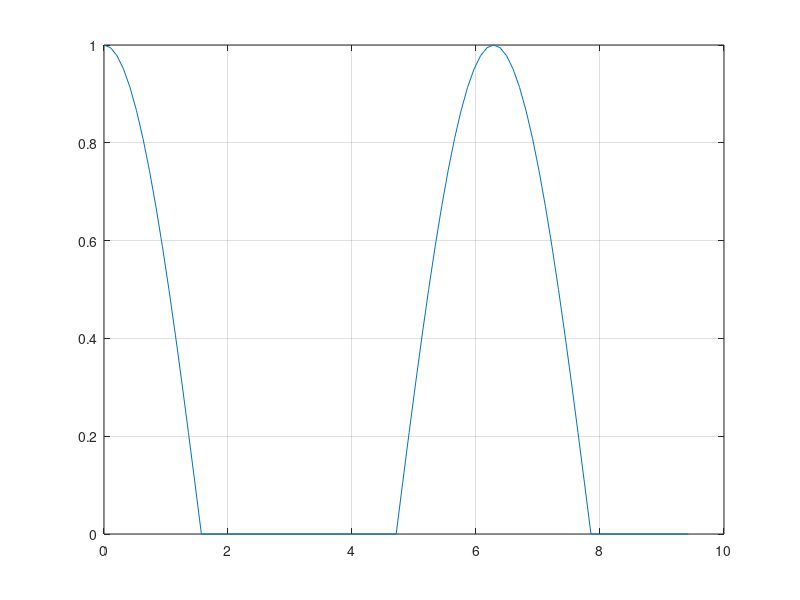
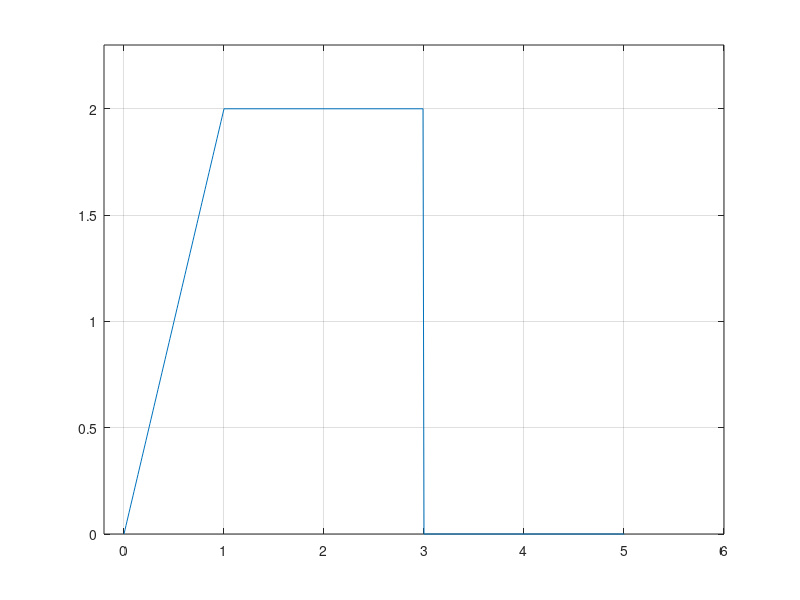
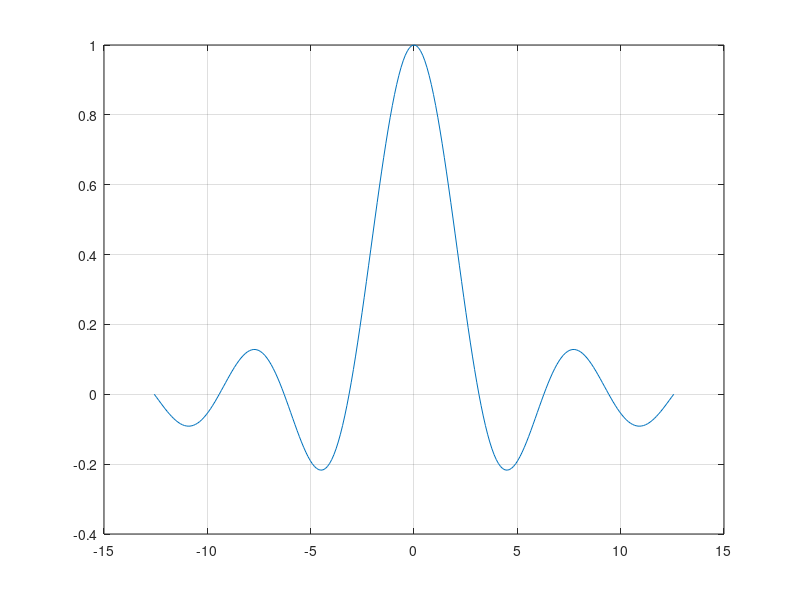
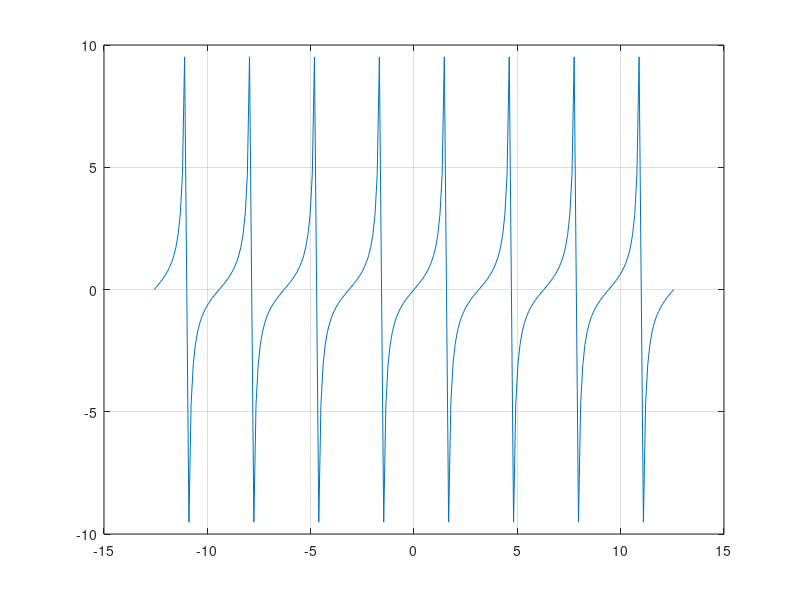

The MATLAB source for these figures, in order:
clear all; close all;
%%%%%%%%%%%%%%%%%%%%%%%%%
x = 0:pi/30:3*pi;
y = cos(x);
y = y.*(y>0);
figure(1); clf;
plot(x,y); grid on;
%%%%%%%%%%%%%%%%%%%%%%%%%%%
x2 = 0:0.01:6;
y2 = (2*x2).*(0<=x2 & x2 <1) + 2*(1<=x2 & x2<3) + (-x2 + 5).*(3<=x2 & x2 >5);
figure(2); clf;
plot(x2,y2);grid on; axis([-0.2 6 0 2.3]);
%%%%%%%%%%%%%%%%%%%%%%%%%%%%%%%
x3 = -4*pi:pi/30:4*pi;
x3 = x3 + (x3==0)*eps;
y3 = sin(x3)./x3;
figure(3); clf; 
plot (x3,y3); grid on;
%%%%%%%%%%%%%%%%%%%%%%%%%%%%
x4 = -4*pi:pi/30:4*pi;
y4  = tan(x4);
y4 = y4.*(abs(y4)<100);
figure(4); clf; 
plot (x4,y4); grid on;
